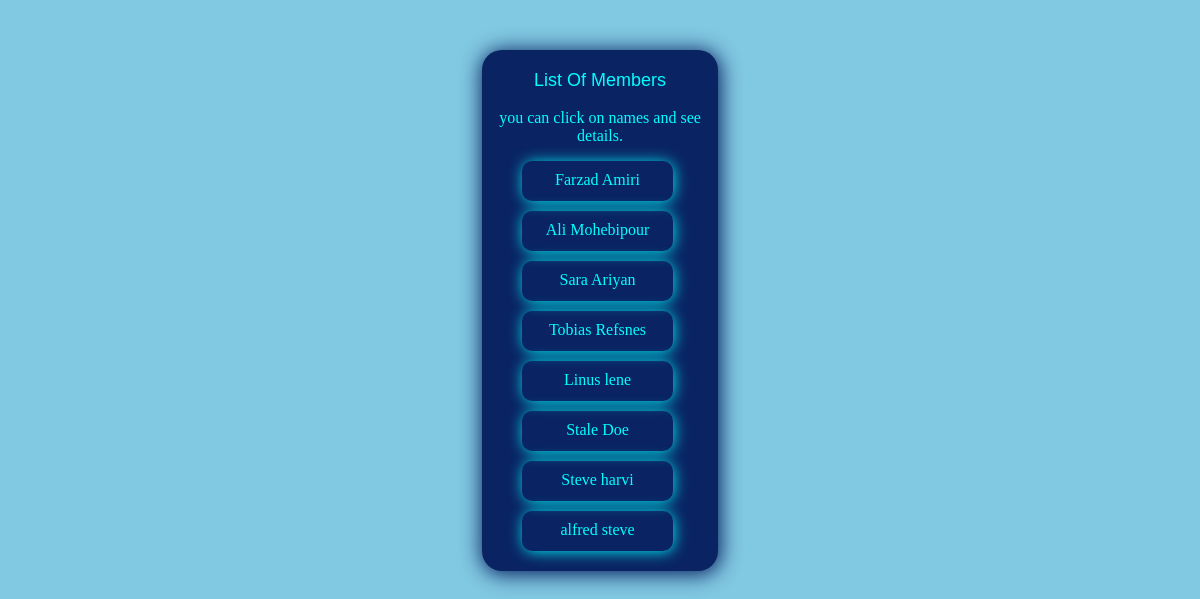
The page /members/ on the database its author committed.
### members/models.py (models this page shows)
class Member(models.Model):
    firstname = models.CharField(max_length=255)
    lastname = models.CharField(max_length=255)
    phone = models.IntegerField(null = True)
    birthdate = models.DateField(null= True)

### members/views.py (the view)
# urls.py: path('members/', views.members, name='members'),
def members(request):
  mymembers = Member.objects.all().values()
  template = loader.get_template('show_members.html')
  context = {
    'mymembers' : mymembers,
  }
  return HttpResponse(template.render(context , request))

### members/templates/show_members.html (shortened to what this page needs)
<!DOCTYPE html>
<html>
<head>
</head>
<body>
    <div class="pas">
       <p class="title">List Of Members</p>
       <p class="sentence">you can click on names and see details.</p>
       <ul class="details">
          {% for x in mymembers %}
          <div class="mainpers">
          <li class="list">
              <a href="details/{{x.id}}">{{x.firstname}} {{x.lastname}}</a>
          </li>
        </div>
         {% endfor %}
       </ul>
     </div>
</body>
</html>

### members/templates/show_members.html (style rules this page uses)
body { background-color: #81c8e2; }
.pas { height: 100%; width: 20%; background-color:#0A2463; margin-top: 50px; border-radius: 20px; box-shadow: #0A2463 1px 2px 20px 2px; margin-left: 40% ; }
.mainpers { margin-top: 10px; padding-top: 10px; margin-right: 15px; border-radius: 10px; height: 30px; box-shadow: aqua 1px 1px 15px -1px; }
.list { list-style-type: none; }
.list a { text-decoration: solid; color: aqua; margin-top: 10px; font-family: Georgia, 'Times New Roman', Times, serif; }
.title { text-align: center; padding-top: 20px; color: aqua; font-family:'Lucida Sans', 'Lucida Sans Regular', 'Lucida Grande', 'Lucida Sans Unicode', Geneva, Verdana, sans-serif; font-size: large }
.sentence { text-align: center; margin-top: 5px; color: aqua; font-family: Georgia, 'Times New Roman', Times, serif; }
.details { text-align: center; color: aqua; margin-right: 30px; padding-bottom: 20px; }

### rows shown on the page
Member: firstname "Farzad", lastname "Amiri"
Member: firstname "Ali", lastname "Mohebipour"
Member: firstname "Sara", lastname "Ariyan"
Member: firstname "Tobias", lastname "Refsnes"
Member: firstname "Linus", lastname "lene"
Member: firstname "Stale", lastname "Doe"
Member: firstname "Steve", lastname "harvi"
Member: firstname "alfred", lastname "steve"
